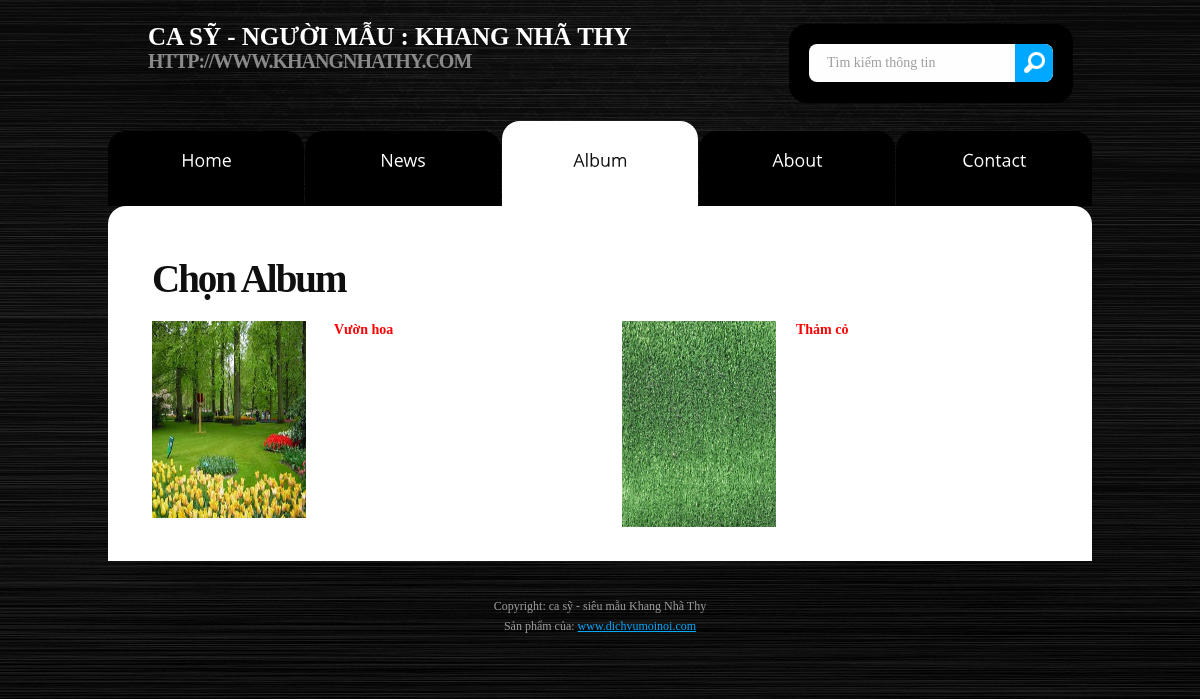
/album.php, run on the app's committed database.
### tables this page shows
CREATE TABLE IF NOT EXISTS `albums_category` (
  `category_ID` int(11) NOT NULL AUTO_INCREMENT,
  `category_name` varchar(500) NOT NULL,
  PRIMARY KEY (`category_ID`)
);

CREATE TABLE IF NOT EXISTS `albums_file` (
  `file_ID` int(11) NOT NULL AUTO_INCREMENT,
  `file_name` varchar(500) NOT NULL,
  `file_des` text NOT NULL,
  `file_cat` int(11) NOT NULL,
  PRIMARY KEY (`file_ID`)
);

### album.php (the view, shortened to what this page needs)
			<section id="content">
				<div class="padding">
					<div class="indent">
						<h2>Chọn Album</h2>
						<?php
							$sql = "SELECT * FROM albums_category WHERE category_ID IN (SELECT f.file_cat FROM albums_file f)";
							$result = mysql_query($sql);
								$x = 1;
								while($row = mysql_fetch_row($result)){
									$sql1 = 'SELECT file_name FROM `albums_file` WHERE file_cat = ' . $row[0] . ' ORDER BY rand() LIMIT 1';
									$result1 = mysql_query($sql1);
									$row1 = mysql_fetch_row($result1);
									if($x%2==0){
										echo '<div class="col-4">
												<div class="wrapper">
													<figure class="img-indent3">
													<a href="viewalbum.php?id=' . $row[0] . '"><img src="upload/images/' . $row1[0] . '" alt="" width="154" height="206" /></a></figure>
													<div class="extra-wrap">
														<h6><font color="#FF0000" size="2"><b>' . $row[1] . '</b></font></h6>
													</div>
												</div>
											</div>';
										echo '</div>';
									}else{
										echo '<div class="wrapper indent-bot">';
										echo '<div class="col-3">
												<div class="wrapper">
													<figure class="img-indent4">
													<a href="viewalbum.php?id=' . $row[0] . '"><img src="upload/images/' . $row1[0] . '" alt="" width="154" height="197" /></a></figure>
													<div class="extra-wrap">
														<h6><b><font size="2" color="#FF0000">' . $row[1] . '</font></b></h6>
													</div>
												</div>
											</div>';
									}
									$x++;
								}
						?>
					</div>
				</div>
			</section>
<?php include("footer.php"); ?>

### css/style.css (style rules this page uses)
article, aside, audio, canvas, command, datalist, details, embed, figcaption, figure, footer, header, hgroup, keygen, meter, nav, output, progress, section, source, video { display:block }
html { width:100% }
body { font-family:Tahoma, Tahoma, Tahoma;font-size:100%;color:#9d9d9d;min-width:984px;background:url(../images/body.jpg) center 0 repeat }
a { color:#00a9ff;outline:none }
.col-1, .col-2, .col-3, .col-4 { float:left }
.wrapper { width:100%;overflow:hidden }
.extra-wrap { overflow:hidden }
.indent { padding:0 0 0px 32px }
.indent-bot { margin-bottom:22px }
.img-indent3 { float:left;margin:0 20px 0px 0 }
.img-indent4 { float:left;margin:0 28px 0px 0 }
#content { width:100%;padding:10px 0 40px;background:#fff;border-radius:0 0 0 0;-moz-border-radius:18px 18px 0 0;-webkit-border-radius:18px 18px 0 0;position:relative;z-index:2 }
#content .padding { padding:24px 12px 0 }
h2 { font-size:39px;line-height:1.9em;color:#0f0f0f;margin-bottom:5px;letter-spacing:-2px }
h6 { color:#0f0f0f;font-weight:normal;margin-bottom:5px }

### css/layout.css (style rules this page uses)
#page3 #content .col-3 { width:425px;margin-right:45px }
#page3 #content .col-4 { width:420px }
#page3 #content { padding:12px 0 }

### data on the page
albums_category: albums_file.file_name (picture), category_name "Vườn hoa"
albums_category: albums_file.file_name (picture), category_name "Thảm cỏ"
